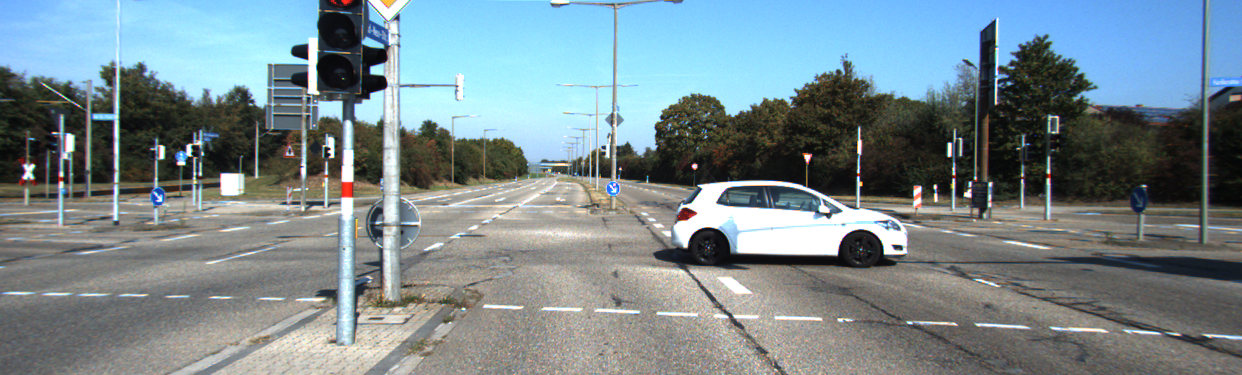
#> input picture Fuse_Camera_Lidar/Testing/L.png, 1242 x 375 px
$ jupyter execute --allow-errors fuse_lidar_camera.ipynb
#> lines starting #> are read from the running program, lines starting #| are printed output that depends on the picture
# Import Libraries

[cell 1]
import pandas as pd
import numpy as np
import cv2
import matplotlib.pyplot as plt
import numpy as np
import math
import os
import matplotlib
from scipy.interpolate import griddata
# Disable scientific notation
np.set_printoptions(suppress=True)

# Read Image

[cell 2]
image = cv2.imread('L.png')
#> image is the input picture: shape (375, 1242, 3); mean B, G, R 142.4, 136.4, 120.3
print(image.shape)
#| (375, 1242, 3)
#image = cv2.cvtColor(image, cv2.COLOR_RGB2BGR)
plt.imshow(image)
width, height = image.shape[1], image.shape[0]
#> width = 1242; height = 375

# Load Matrices

[cell 3]
def load_matrices(intrinsic_matrix_path, extrinsic_matrix_path):
    '''
    Input - velo_2_cam, cam_2_cam
    Output - rotation_matrix, translation_matrix, intrinsic_matrix, extrinsic_matrix, rectification_matrix, projection_matrix

    '''
#> called with intrinsic_matrix_path = 'calib_cam_to_cam.txt', extrinsic_matrix_path = 'calib_velo_to_cam.txt'
    velo_2_cam = open(extrinsic_matrix_path, "r")
#> (reads Fuse_Camera_Lidar/Testing/calib_velo_to_cam.txt from the repository)
    cam_2_cam = open(intrinsic_matrix_path,'r')
#> (reads Fuse_Camera_Lidar/Testing/calib_cam_to_cam.txt from the repository)

    lines = velo_2_cam.readlines()
    lines2 = cam_2_cam.readlines()

    rotation_matrix = np.array(lines[1][3:-1].split(),dtype=np.float32).reshape(3,3)
    translation_matrix = np.array(lines[2][3:-1].split(),dtype=np.float32).reshape(3,1)

    intrinsic_matrix = np.array(lines2[19][5:-1].split(),dtype = np.float32).reshape(3,3)
    extrinsic_matrix = np.hstack((rotation_matrix, translation_matrix))
    rectification_matrix = np.array(lines2[24][11:-1].split(),dtype = np.float32).reshape(3,3)
    projection_matrix = np.array(lines2[25][11:-1].split(),dtype = np.float32).reshape(-1,4)

    return rotation_matrix, translation_matrix, intrinsic_matrix, extrinsic_matrix, rectification_matrix, projection_matrix

[cell 4]
rotation_matrix, translation_matrix, intrinsic_matrix, extrinsic_matrix, rectification_matrix, projection_matrix = load_matrices( 'calib_cam_to_cam.txt', "calib_velo_to_cam.txt")

[cell 5]
velo_2_cam = open("calib_velo_to_cam.txt", "r")
cam_2_cam = open('calib_cam_to_cam.txt','r')

lines = velo_2_cam.readlines()
lines2 = cam_2_cam.readlines()

data_r = np.array(lines[1][3:-1].split(),dtype=np.float32).reshape(3,3)
data_t = np.array(lines[2][3:-1].split(),dtype=np.float32).reshape(3,1)

intrinsic_matrix = np.array(lines2[19][5:-1].split(),dtype = np.float32).reshape(3,3)
extrinsic_matrix = np.hstack((data_r, data_t))
rectification_matrix = np.array(lines2[24][11:-1].split(),dtype = np.float32).reshape(3,3)
projection_matrix = np.array(lines2[25][11:-1].split(),dtype = np.float32).reshape(-1,4)

# Create dataframe of lidar points

[cell 6]
def create_points_data(lidar_points_file) :

    '''
    Input -  Path to velodyne points as .bin file extension
    Output - Pandas DataFrame of the points with columns - X, Y, Z and I

    '''

    raw_pts = np.fromfile(lidar_points_file, dtype=np.float32).reshape(-1,4)
    points = pd.DataFrame(raw_pts,columns=['X','Y','Z','I'])
    points = points[points['X'] > 0]

    return points

#> (a cell that did not finish here is left out)

#> (a cell that did not finish here is left out)

# Apply fusion algorithm

[cell 9]
# [37 lines left out: function fuse_lidar_camera_data, not called in this run]

#> (a cell that did not finish here is left out)

[cell 11]
image = cv2.imread('L.png')
pixel_points = []
lidar_points = []

#> (the rest of this cell did not finish here and is left out)

[cell 12]
plt.imshow(image)
#cv2.imwrite('Fused.png',image)

[cell 13]
lidar_points_np = [(v,u,depth) for (u,v,depth) in lidar_points ]
sparse_depth_map = np.zeros(shape = (height,width))
for i,u,depth in lidar_points_np:
    sparse_depth_map[i,u] = depth

[cell 14]
valid_depths = sparse_depth_map[sparse_depth_map > 0]
#> (the rest of this cell did not finish here and is left out)

#

[cell 15]
def view_lidar_points(lidar_file) :

    points = np.fromfile(bin_path, dtype=np.float32).reshape(-1, 4)  # (x,y,z,intensity)
    points = points[:, :3]

    pcd = o3d.geometry.PointCloud()
    pcd.points = o3d.utility.Vector3dVector(points)

    # Optionally colorize points based on height (Z-axis)
    colors = np.zeros_like(points)
    colors[:, 2] = (points[:, 2] - points[:, 2].min()) / np.ptp(points[:, 2])

    pcd.colors = o3d.utility.Vector3dVector(colors)

    # Visualize in 3D viewer
    o3d.visualization.draw_geometries([pcd])

#> (a cell that did not finish here is left out)

# Create dense map

[cell 17]
# [12 lines left out: function normalize, not called in this run]

#> (a cell that did not finish here is left out)

[cell 19]
depths_np = []
#> (the rest of this cell did not finish here and is left out)

[cell 20]
import numpy as np
import matplotlib.pyplot as plt

# Define image size (replace with actual image dimensions)

# Convert list to NumPy array
filtered_lidar_points_np = np.array(depths_np)

# Extract pixel coordinates (x, y) and depth values
#> (the rest of this cell did not finish here and is left out)

# FoundationStereo

[cell 21]
fs_depths = np.load('test_outputs/depth_meter.npy')
#> (reads Fuse_Camera_Lidar/Testing/test_outputs/depth_meter.npy from the repository)
fs_depths.shape, image.shape
#> Out = ((375, 1242), (375, 1242, 3))

[cell 22]
lidar_points_np = [(v,u,z) for (u,v,z) in lidar_points]

[cell 23]
fs_depths_meters = []
fs_depths_disparities = []
diff = []
for i in range(375):
    for j in range(1242):
        disparity = fs_depths[i,j]
        fs_depths_disparities.append(disparity)
        if disparity > 0 :
            fs_depth_meter = float(( 959.7910 * 0.5327 ) / disparity)
            fs_depths_meters.append(fs_depth_meter)

for (u,v,w) in lidar_points_np :
    disparity = fs_depths[u,v]
    lidar_depth = w
    if disparity > 0 :
            fs_depth_meter = float(( 959.7910 * 0.5327 ) / disparity)
            diff.append(abs(lidar_depth-fs_depth_meter))
np.mean(diff)

[cell 24]
fs_depths = np.load('test_outputs/depth_meter.npy')  # disparity map
lidar_points_np = [(v, u, z) for (u, v, z) in lidar_points]  # convert to (v, u, z)

f = 959.7910  # focal length from K_02
B = 0.5327    # baseline in meters

diffs = []

for (v, u, lidar_depth) in lidar_points_np:
    if 0 <= v < fs_depths.shape[0] and 0 <= u < fs_depths.shape[1]:
        disparity = fs_depths[v, u]  # ✅ correct indexing
        if disparity > 0:
            fs_depth = (f * B) / disparity
            diff = abs(lidar_depth - fs_depth)
            diffs.append(diff)

#> (the rest of this cell did not finish here and is left out)

[cell 25]
dense_depth_map_fs = np.zeros(shape=(375,1242),dtype=np.float32)
for i in range(375):
    for j in range(1242):
        #dense_depth_map_fs[i,j] = fs_depths[i,j] #np.zeros(shape=(375,1242),dtype=np.float32)
        disparity = fs_depths[i,j]
        if disparity > 0 :
            fs_depth_meter = float(( 959.7910 * 0.5327 ) / disparity)
            dense_depth_map_fs[i,j] = fs_depth_meter

[cell 26]
x = np.array([( 959.7910 * 0.5327 )]) / fs_depths

[cell 27]
my_disp = np.load('disparity.npy')
#> (reads Fuse_Camera_Lidar/Testing/disparity.npy from the repository)
my_depth =( 959.7910 * 0.5327 ) / my_disp
plt.figure(figsize=(12,5))
plt.imshow(my_depth, vmin=0,vmax=50, interpolation='nearest')
plt.colorbar()
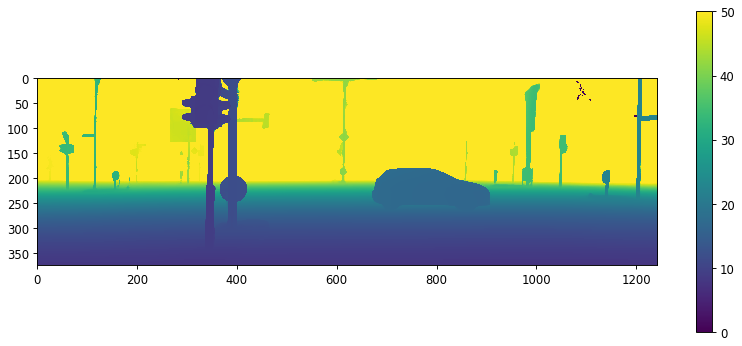
#> figure drawn by matplotlib, 2 panels

[cell 28]
plt.figure(figsize=(12,5))
plt.imshow(fs_depths,vmin=0, vmax=50, interpolation='nearest')
plt.colorbar()
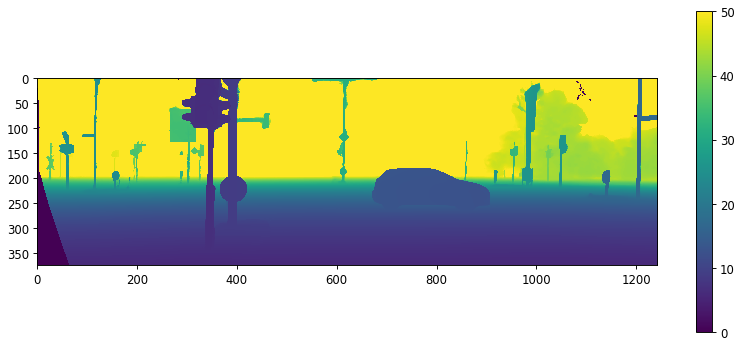
#> figure drawn by matplotlib, 2 panels

[cell 29]
my_depth.shape

[cell 30]
bins = [0, 5, 10, 15, 20, 25, 30, 35, 50]  # Adjust as needed
colors = ["black", "blue", 'cyan', "green", "yellow", "orange", "red", "darkred"]  # Custom colors

# Create a colormap from the defined colors
cmap = matplotlib.colors.ListedColormap(colors)

# Use BoundaryNorm to ensure bins match colors, but no normalization is applied
norm = matplotlib.colors.BoundaryNorm(bins, cmap.N)
plt.figure(figsize=(20,10))
plt.imshow(fs_depths, norm = norm,cmap=cmap, interpolation='nearest')
#plt.imshow(fs_depths, cmap=cmap)

plt.title("Dense LiDAR Depth Map")
plt.colorbar()
plt.savefig('My Depth Map.png')
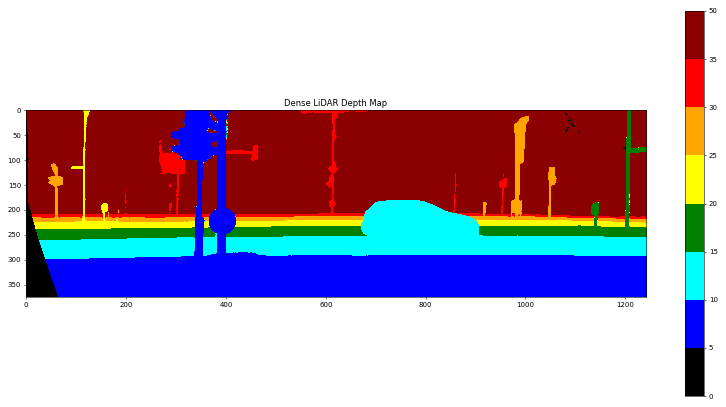
#> figure drawn by matplotlib, 2 panels
plt.show()

[cell 31]
fs_depths = np.load('test_outputs/depth_meter.npy')
print("Shape:", fs_depths.shape)
print("Min:", np.min(fs_depths))
print("Max:", np.max(fs_depths))
print("Mean:", np.mean(fs_depths))

print("Unique values:", np.unique(fs_depths[:100, :100]))

[cell 32]
fs_depths[250,400], my_depth[250,400]

[cell 33]
my_depth.shape

#> (a cell that did not finish here is left out)

[cell 35]
diff_mine = []
diff_fs = []
lidar_points_np

for x,y,z in lidar_points_np:
    dif = abs(z - my_depth[x,y])
    diff = abs(z - dense_depth_map_fs[x,y])
    diff_mine.append(dif)
    diff_fs.append(diff)

np.mean(fs_depths), np.mean(diff_mine)
